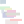
Frame 1 (no input)
Frame 60 (the mouse pressed at the canvas centre just before this capture): identical to frame 1, image omitted
Frame 120 (the mouse held since frame 60 and released just before this capture): identical to frame 1, image omitted

The Processing sketch that drew this single still picture (run headless with seeded random() and noise(); from frame 60 on, the mouse is pressed at the canvas centre):

// Processing sketch: favicon
// ── favicon.pde
int direction =0;

void setup(){
  size(24,24);
  if (direction == 0)
  createimage();
}
 
void draw(){
  
}

void createimage(){

  background(255);
  for(int x=0; x<12; x++) {
  noStroke();
  fill(random(200,255), random(200,255), random(200,255));
  float r = random(0, 6);
  float a = random(0, 12);
  float n = random(0, 18);
  rect(x-r, x+a, x+r, x-n);
  smooth();
  }
  

save("favicon.png");
  }
